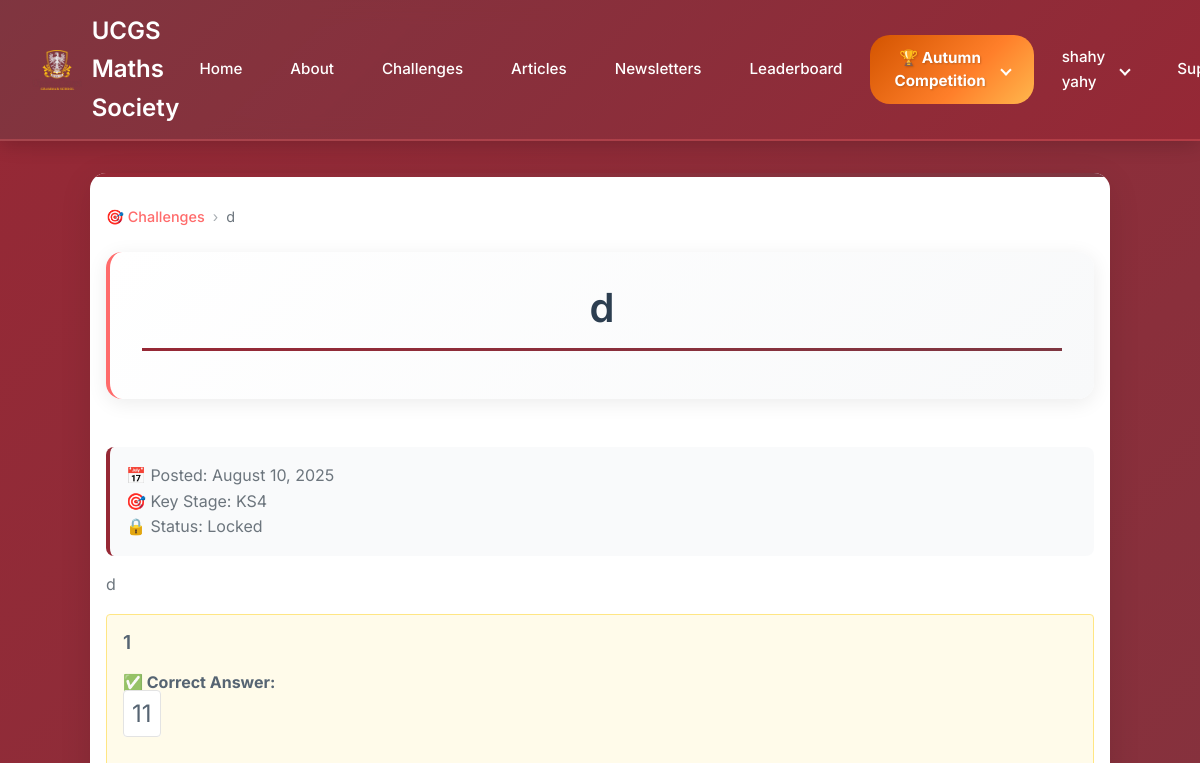
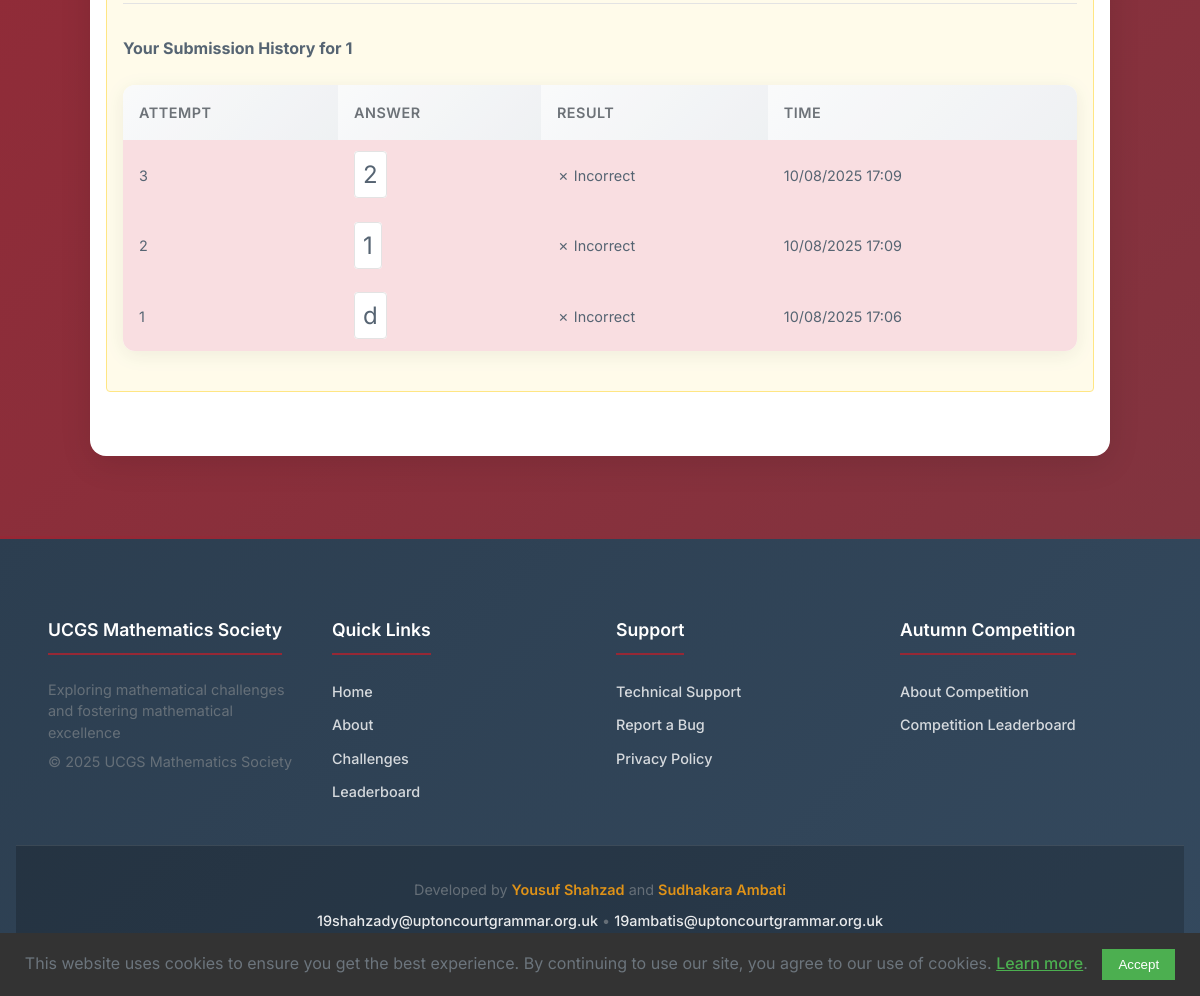
/autumn_challenge/4 (signed in), run on the app's committed database (2 pictures, top to bottom).
### app/models.py (models this page shows, shortened)
class User(UserMixin, db.Model):
    __tablename__ = "users"
    id = db.Column(db.Integer, primary_key=True)
    full_name = db.Column(db.String(100), nullable=False, index=True)
    email = db.Column(db.String(120), unique=True, nullable=False, index=True)
    year = db.Column(db.Integer)
    maths_class = db.Column(db.String(100))
    password_hash = db.Column(db.String(128))
    is_admin = db.Column(db.Boolean, default=False, nullable=False)
    key_stage = db.Column(db.String(3), nullable=False, index=True)
    school_id = db.Column(db.Integer, db.ForeignKey('school.id'), nullable=True, index=True)
    is_competition_participant = db.Column(db.Boolean, default=False, nullable=False)
    submissions = db.relationship(
        "AnswerSubmission",
        back_populates="user",
        lazy="dynamic",
        cascade="all, delete-orphan"
    )
    articles = db.relationship(
        "Article",
        back_populates="author",
        lazy="dynamic",
        cascade="all, save-update"
    )

class SummerChallenge(db.Model):
    __tablename__ = "summer_challenge"
    id = db.Column(db.Integer, primary_key=True)
    title = db.Column(db.String(100), nullable=False, index=True)
    content = db.Column(db.Text, nullable=False)
    date_posted = db.Column(db.DateTime, default=datetime.datetime.now, nullable=False)
    duration_hours = db.Column(db.Integer, default=24, nullable=False)
    file_url = db.Column(db.String(100))
    key_stage = db.Column(db.String(3), nullable=False, index=True)
    is_manually_locked = db.Column(db.Boolean, default=False, nullable=False)  # Add this field
    release_at = db.Column(db.DateTime, nullable=True, index=True)
    answer_boxes = db.relationship(
        'SummerChallengeAnswerBox',
        back_populates='challenge',
        lazy='dynamic',
        cascade='all, delete-orphan',
        order_by="SummerChallengeAnswerBox.order"
    )
    submissions = db.relationship(
        'SummerSubmission',
        back_populates='challenge',
        lazy='dynamic'
    )
    @property
    def is_locked(self):
        from datetime import timedelta
        return (self.is_manually_locked or
                datetime.datetime.now() > self.date_posted + timedelta(hours=self.duration_hours))

class SummerChallengeAnswerBox(db.Model):
    __tablename__ = "summer_challenge_answer_box"
    id = db.Column(db.Integer, primary_key=True)
    challenge_id = db.Column(db.Integer, db.ForeignKey('summer_challenge.id'), nullable=False, index=True)
    box_label = db.Column(db.String(100), nullable=False)
    correct_answer = db.Column(db.String(100), nullable=False)
    order = db.Column(db.Integer, nullable=False)
    challenge = db.relationship('SummerChallenge', back_populates='answer_boxes')
    submissions = db.relationship(
        'SummerSubmission',
        back_populates='answer_box',
        lazy='dynamic'
    )
    __table_args__ = (
        db.Index('ix_summer_answer_box_challenge_order', 'challenge_id', 'order'),
    )

class SummerSubmission(db.Model):
    __tablename__ = "summer_submission"
    id = db.Column(db.Integer, primary_key=True)
    user_id = db.Column(db.Integer, db.ForeignKey('users.id'), nullable=False, index=True)
    school_id = db.Column(db.Integer, db.ForeignKey('school.id'), nullable=False, index=True)
    challenge_id = db.Column(db.Integer, db.ForeignKey('summer_challenge.id'), nullable=False, index=True)
    answer_box_id = db.Column(
        db.Integer,
        db.ForeignKey('summer_challenge_answer_box.id'),
        nullable=False,
        index=True
    )
    answer = db.Column(db.String(100), nullable=False)
    is_correct = db.Column(db.Boolean, nullable=True)
    submitted_at = db.Column(db.DateTime, default=datetime.datetime.now, nullable=False, index=True)
    points_awarded = db.Column(db.Integer, default=0, nullable=False)
    user = db.relationship('User', backref=db.backref('summer_submissions', lazy='dynamic'))
    school = db.relationship('School', backref=db.backref('summer_submissions', lazy='dynamic'))
    challenge = db.relationship('SummerChallenge', back_populates='submissions')
    answer_box = db.relationship('SummerChallengeAnswerBox', back_populates='submissions')
    __table_args__ = (
        db.Index('ix_summer_submission_user_challenge', 'user_id', 'challenge_id'),
        db.Index('ix_summer_submission_school_points', 'school_id', 'points_awarded'),
    )

### app/main/routes.py (the view)
@bp.route("/autumn_challenge/<int:challenge_id>", methods=["GET", "POST"])
def summer_challenge(challenge_id: int):
    challenge = SummerChallenge.query.get_or_404(challenge_id)
    if not current_user.is_authenticated:
        flash("Please log in to access summer challenges.", "error")
        return redirect(url_for('auth.login'))
    if (not getattr(current_user, "is_competition_participant", False) and
        not getattr(current_user, "is_admin", False)):
        flash("Only summer competition participants can access these challenges.", "error")
        return redirect(url_for('main.challenges'))
    if (not getattr(current_user, "is_admin", False) and
        hasattr(current_user, 'key_stage') and
        current_user.key_stage != challenge.key_stage):
        flash(f"This summer challenge is for {challenge.key_stage} students only. You are registered for {current_user.key_stage}.", "error")
        return redirect(url_for("main.challenges"))
    forms = {}
    submissions = {}
    can_submit = (
        current_user.is_authenticated
        and (
            getattr(current_user, "is_admin", False) or  # Admins can always submit
            (getattr(current_user, "is_competition_participant", False)
             and current_user.school_id is not None
             and current_user.key_stage == challenge.key_stage)
        )
        and not challenge.is_locked
    )
    if current_user.is_authenticated:
        for answer_box in challenge.answer_boxes.all():  # Add .all() here
            forms[answer_box.id] = AnswerSubmissionForm()
            submissions[answer_box.id] = (
                SummerSubmission.query.filter_by(
                    user_id=current_user.id,
                    challenge_id=challenge_id,
                    answer_box_id=answer_box.id,
                )
                .order_by(SummerSubmission.submitted_at.desc())
                .all()
            )
        if request.method == "POST" and can_submit:
            return handle_summer_challenge_submission(challenge, forms)
    all_correct = (
        current_user.is_authenticated
        and len(challenge.answer_boxes.all()) > 0  # Add .all() here
        and all(
            SummerSubmission.query.filter_by(
                user_id=current_user.id,
                challenge_id=challenge.id,
                answer_box_id=box.id,
                is_correct=True,
            ).first()
            is not None
            for box in challenge.answer_boxes.all()  # Add .all() here
        )
    )
    return render_template(
        "main/summer_challenge.html",
        challenge=challenge,
        forms=forms if current_user.is_authenticated else None,
        submissions=submissions,
        attempts_remaining=3,
        all_correct=all_correct,
        can_submit=can_submit,
    )

### app/templates/main/summer_challenge.html (shortened to what this page needs)
{% extends "base.html" %}
{% block content %}
<div class="challenge-detail-container">
    <div class="breadcrumb">
            <a href="{{ url_for('main.challenges') }}">🎯 Challenges</a>
            <span class="breadcrumb-separator">›</span>
            <span>{{ challenge.title }}</span>
        </div>
        <div class="page-header">
            <h1>{{ challenge.title }}</h1>
        </div>
         <div class="challenge-meta">
                <div class="meta-item">
                    <span class="meta-icon">📅</span>
                    <span class="meta-label">Posted:</span>
                    <span class="meta-value">{{ challenge.date_posted.strftime('%B %d, %Y') }}</span>
                </div>
                <div class="meta-item">
                    <span class="meta-icon">🎯</span>
                    <span class="meta-label">Key Stage:</span>
                    <span class="meta-value">{{ challenge.key_stage.upper() }}</span>
                </div>
                {% if challenge.is_locked %}
                <div class="meta-item">
                    <span class="meta-icon">🔒</span>
                    <span class="meta-label">Status:</span>
                    <span class="meta-value locked-status">Locked</span>
                </div>
                {% endif %}
            </div>
    </div>
            <div class="challenge-content">
                {{ challenge.content | safe }}
            </div>
            {% for answer_box in challenge.answer_boxes.all() %}
                {% set form = forms[answer_box.id] if forms else None %}
                {% set box_submissions = submissions[answer_box.id] if submissions else [] %}
                {% set has_correct = box_submissions and box_submissions[0].is_correct %}
                {% set submission_count = box_submissions|length %}
                {% set attempts_remaining = 3 - submission_count %}
                <div class="answer-box" id="answer-box-{{ answer_box.id }}"{% if challenge.is_locked %} style="opacity:0.8;"{% endif %}>
                    <h3>{{ answer_box.box_label }}</h3>
                    {% if challenge.is_locked %}
                        <div class="correct-answer-reveal">
                            <h4>✅ Correct Answer:</h4>
                            <div>
                                <math-field readonly class="form-control">{{ answer_box.correct_answer }}</math-field>
                            </div>
                        </div>
                    {% elif not has_correct %}
                        <div class="alert alert-error">
                            <p>You have used all your attempts for this part.</p>
                        </div>
                    {% endif %}
                    {% if box_submissions %}
                        <div class="submissions-history">
                            <h4>Your Submission History for {{ answer_box.box_label }}</h4>
                            <table>
                                <thead>
                                    <tr>
                                        <th>Attempt</th>
                                        <th>Answer</th>
                                        <th>Result</th>
                                        <th>Time</th>
                                    </tr>
                                </thead>
                                <tbody>
                                    {% for submission in box_submissions %}
                                    <tr class="{{ 'success' if submission.is_correct else 'error' }}">
                                        <td>{{ loop.revindex }}</td>
                                        <td>
                                            <math-field
                                                readonly
                                                class="form-control submission-math">{{ submission.answer }}</math-field>
                                        </td>
                                        <td>{{ "✓ Correct" if submission.is_correct else "✗ Incorrect" }}</td>
                                        <td>{{ submission.submitted_at.strftime('%d/%m/%Y %H:%M') }}</td>
                                    </tr>
                                    {% endfor %}
                                </tbody>
                            </table>
                        </div>
                    {% endif %}
                </div>
            {% endfor %}
{% endblock %}

### app/templates/base.html (shortened to what this page needs)
<!DOCTYPE html>
<html lang="en">
    <head>
        <link rel="stylesheet" href="{{ url_for('static', filename='css/styles.min.css') }}">
        <link rel="stylesheet" href="https://cdnjs.cloudflare.com/ajax/libs/mathquill/0.10.1/mathquill.min.css">
</head>
<body>
    <header>
        <nav class="nav-container">
            <a href="{{ url_for('main.home') }}" class="nav-logo">
                <img src="{{ url_for('static', filename='images/crest.png') }}" alt="UCGS Crest">
                <span>UCGS Maths Society<span>
            </a>
            <ul class="nav-menu" id="navMenu">
                <li><a href="{{ url_for('main.home') }}">Home</a></li>
                <li><a href="{{ url_for('main.about') }}">About</a></li>
                <li><a href="{{ url_for('main.challenges') }}">Challenges</a></li>
                <li><a href="{{ url_for('main.articles') }}">Articles</a></li>
                <li><a href="{{ url_for('main.newsletters') }}">Newsletters</a></li>
                <li><a href="{{ url_for('main.leaderboard') }}">Leaderboard</a></li>
                <li class="dropdown">
                    <a href="#" class="dropdown-toggle button summer-competition-link">
                        🏆 Autumn Competition
                        <span class="dropdown-arrow"></span>
                    </a>
                </li>
                {% if current_user.is_anonymous %}
                    <li class="nav-auth"><a href="{{ url_for('auth.login') }}" class="" style="margin-top: 0">Login</a></li>
                    <li class="nav-auth"><a href="{{ url_for('auth.register') }}" class="">Register</a></li>
                    <li class="nav-auth"><a href="#" onclick="showSupportModal()" class="support-link">Support</a></li>
                {% else %}
                    <li class="dropdown">
                        <a href="#" class="dropdown-toggle">
                            {{ current_user.full_name }}
                            <span class="dropdown-arrow"></span>
                        </a>
                    </li>
                    <li class="nav-auth"><a href="#" onclick="showSupportModal()" class="support-link">Support</a></li>
                {% endif %}
            </ul>
        </nav>
    </header>
    <main>
        {% block content %}{% endblock %}
    </main>
    <footer>
        <div class="footer-content">
            <div class="footer-section">
                <h4>UCGS Mathematics Society</h4>
                <p>Exploring mathematical challenges and fostering mathematical excellence</p>
                <p>&copy; 2025 UCGS Mathematics Society</p>
            </div>
            <div class="footer-section">
                <h4>Quick Links</h4>
                <ul>
                    <li><a href="{{ url_for('main.home') }}">Home</a></li>
                    <li><a href="{{ url_for('main.about') }}">About</a></li>
                    <li><a href="{{ url_for('main.challenges') }}">Challenges</a></li>
                    <li><a href="{{ url_for('main.leaderboard') }}">Leaderboard</a></li>
                </ul>
            </div>
            <div class="footer-section">
                <h4>Support</h4>
                <ul>
                    <li><a href="#" onclick="showSupportModal()">Technical Support</a></li>
                    <li><a href="https://forms.cloud.microsoft/e/t2UThSWiVU" target="_blank">Report a Bug</a></li>
                    <li><a href="{{ url_for('main.privacy_policy') }}">Privacy Policy</a></li>
                </ul>
            </div>
            <div class="footer-section">
                <h4>Autumn Competition</h4>
                <ul>
                    <li><a href="{{ url_for('main.summer_about') }}">About Competition</a></li>
                    <li><a href="{{ url_for('main.summer_leaderboard') }}">Competition Leaderboard</a></li>
                </ul>
            </div>
        </div>
        <div class="footer-bottom">
            <div class="footer-credits">
                <p>Developed by <strong>Yousuf Shahzad</strong> and <strong>Sudhakara Ambati</strong></p>
                <p>
                    <a href="mailto:19shahzady@uptoncourtgrammar.org.uk">19shahzady@uptoncourtgrammar.org.uk</a> •
                    <a href="mailto:19ambatis@uptoncourtgrammar.org.uk">19ambatis@uptoncourtgrammar.org.uk</a>
                </p>
            </div>
        </div>
    </footer>
    <div id="cookie-consent-banner" class="cookie-banner">
        <p>
            This website uses cookies to ensure you get the best experience. By continuing to use our site, you agree to our use of cookies.
            <a href="{{ url_for('main.privacy_policy') }}">Learn more</a>.
        </p>
        <button id="accept-cookies" class="cookie-button">Accept</button>
    </div>
</body>
</html>

### data on the page
User: full_name "shahy yahy"
SummerChallenge: title "d", date_posted "August 10, 2025", key_stage "KS4", content "d"
SummerChallengeAnswerBox: box_label "1", correct_answer "11"
SummerSubmission: answer "2", is_correct "✗ Incorrect", submitted_at "10/08/2025 17:09"
SummerSubmission: answer "1", is_correct "✗ Incorrect", submitted_at "10/08/2025 17:09"
SummerSubmission: answer "d", is_correct "✗ Incorrect", submitted_at "10/08/2025 17:06"
